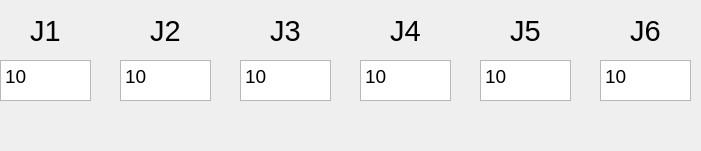
     <widget class="QWidget" name="widgetPTP_Home" native="true">
      <property name="enabled">
       <bool>true</bool>
      </property>
      <property name="geometry">
       <rect>
        <x>20</x>
        <y>200</y>
        <width>701</width>
        <height>151</height>
       </rect>
      </property>
      <widget class="QPlainTextEdit" name="J1_PTP">
       <property name="geometry">
        <rect>
         <x>0</x>
         <y>60</y>
         <width>91</width>
         <height>41</height>
        </rect>
       </property>
       <property name="font">
        <font>
         <pointsize>14</pointsize>
        </font>
       </property>
       <property name="plainText">
        <string>10</string>
       </property>
      </widget>
      <widget class="QPlainTextEdit" name="J5_PTP">
       <property name="geometry">
        <rect>
         <x>480</x>
         <y>60</y>
         <width>91</width>
         <height>41</height>
        </rect>
       </property>
       <property name="font">
        <font>
         <pointsize>14</pointsize>
        </font>
       </property>
       <property name="plainText">
        <string>10</string>
       </property>
      </widget>
      <widget class="QPlainTextEdit" name="J2_PTP">
       <property name="geometry">
        <rect>
         <x>120</x>
         <y>60</y>
         <width>91</width>
         <height>41</height>
        </rect>
       </property>
       <property name="font">
        <font>
         <pointsize>14</pointsize>
        </font>
       </property>
       <property name="plainText">
        <string>10</string>
       </property>
      </widget>
      <widget class="QPlainTextEdit" name="J3_PTP">
       <property name="geometry">
        <rect>
         <x>240</x>
         <y>60</y>
         <width>91</width>
         <height>41</height>
        </rect>
       </property>
       <property name="font">
        <font>
         <pointsize>14</pointsize>
        </font>
       </property>
       <property name="plainText">
        <string>10</string>
       </property>
      </widget>
      <widget class="QPlainTextEdit" name="J6_PTP">
       <property name="geometry">
        <rect>
         <x>600</x>
         <y>60</y>
         <width>91</width>
         <height>41</height>
        </rect>
       </property>
       <property name="font">
        <font>
         <pointsize>14</pointsize>
        </font>
       </property>
       <property name="plainText">
        <string>10</string>
       </property>
      </widget>
      <widget class="QPlainTextEdit" name="J4_PTP">
       <property name="geometry">
        <rect>
         <x>360</x>
         <y>60</y>
         <width>91</width>
         <height>41</height>
        </rect>
       </property>
       <property name="font">
        <font>
         <pointsize>14</pointsize>
        </font>
       </property>
       <property name="plainText">
        <string>10</string>
       </property>
      </widget>
      <widget class="QLabel" name="label_23">
       <property name="geometry">
        <rect>
         <x>30</x>
         <y>10</y>
         <width>55</width>
         <height>41</height>
        </rect>
       </property>
       <property name="font">
        <font>
         <pointsize>22</pointsize>
        </font>
       </property>
       <property name="layoutDirection">
        <enum>Qt::LeftToRight</enum>
       </property>
       <property name="text">
        <string>J1</string>
       </property>
      </widget>
      <widget class="QLabel" name="label_20">
       <property name="geometry">
        <rect>
         <x>630</x>
         <y>10</y>
         <width>55</width>
         <height>41</height>
        </rect>
       </property>
       <property name="font">
        <font>
         <pointsize>22</pointsize>
        </font>
       </property>
       <property name="layoutDirection">
        <enum>Qt::LeftToRight</enum>
       </property>
       <property name="text">
        <string>J6</string>
       </property>
      </widget>
      <widget class="QLabel" name="label_8">
       <property name="geometry">
        <rect>
         <x>510</x>
         <y>10</y>
         <width>55</width>
         <height>41</height>
        </rect>
       </property>
       <property name="font">
        <font>
         <pointsize>22</pointsize>
        </font>
       </property>
       <property name="layoutDirection">
        <enum>Qt::LeftToRight</enum>
       </property>
       <property name="text">
        <string>J5</string>
       </property>
      </widget>
      <widget class="QLabel" name="label_21">
       <property name="geometry">
        <rect>
         <x>390</x>
         <y>10</y>
         <width>55</width>
         <height>41</height>
        </rect>
       </property>
       <property name="font">
        <font>
         <pointsize>22</pointsize>
        </font>
       </property>
       <property name="layoutDirection">
        <enum>Qt::LeftToRight</enum>
       </property>
       <property name="text">
        <string>J4</string>
       </property>
      </widget>
      <widget class="QLabel" name="label_22">
       <property name="geometry">
        <rect>
         <x>270</x>
         <y>10</y>
         <width>55</width>
         <height>41</height>
        </rect>
       </property>
       <property name="font">
        <font>
         <pointsize>22</pointsize>
        </font>
       </property>
       <property name="layoutDirection">
        <enum>Qt::LeftToRight</enum>
       </property>
       <property name="text">
        <string>J3</string>
       </property>
      </widget>
      <widget class="QLabel" name="label_19">
       <property name="geometry">
        <rect>
         <x>150</x>
         <y>10</y>
         <width>55</width>
         <height>41</height>
        </rect>
       </property>
       <property name="font">
        <font>
         <pointsize>22</pointsize>
        </font>
       </property>
       <property name="layoutDirection">
        <enum>Qt::LeftToRight</enum>
       </property>
       <property name="text">
        <string>J2</string>
       </property>
      </widget>
     </widget>
